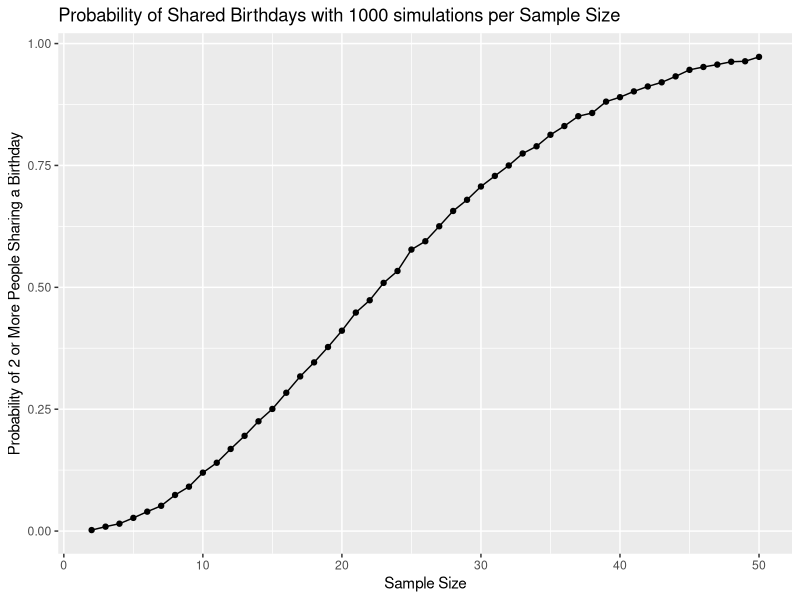

Recreate this plot in R. (Note: this script raises an error after producing the figure.)
## ---- chunk 1
library(tidyverse)
library(broom)
library(purrr)

## ---- chunk 2
set.seed(1)

birthdays_shared <- function(n) {
  birthdays <- sample(1:365, n, replace = TRUE)
  return(length(unique(birthdays)) < n)
}

group_sizes <- 2:50
probabilities <- numeric(length(group_sizes))

another_experiment <- function(n, number, birthdays_shared) {
  x = 0
  for(i in 1:number){
    birthdays_shared(n)
    
    if(birthdays_shared(n) == TRUE){
      x = x + 1
    }
    else{
      x = x
    }
  }
  x
}

for (i in 2:50) {
  number_of_successes <- another_experiment(i, 10000, birthdays_shared(i))
  probabilities[i-1] <- number_of_successes/10000
}

birthday_df <- data.frame(
  group_size = group_sizes,
  probability = probabilities
)

birthday_df |> ggplot(aes(x = group_size, y = probability)) +
  geom_point() + geom_line() +
  labs(x = "Sample Size",
       y = "Probability of 2 or More People Sharing a Birthday",
       title = "Probability of Shared Birthdays with 1000 simulations per Sample Size")

## ---- chunk 3
ncol(early_january_weather)
nrow(early_january_weather)
## ---- chunk 4
ggplot(data = early_january_weather, aes(x=time_hour, y=temp, color = humid)) + geom_point() 

ggsave("scatter_plot.pdf", height = 4, width = 4)
## ---- chunk 5

dataframe = tibble(
  normal_distribution = rnorm(10),
  logical_vector = (normal_distribution > 0),
  vec_char = c("My", "name", "is", "Richard", "and", "I", "like", "watching", "TV", "shows"),
  factor_vector = factor(vec_char, c("low", "medium", "high"))
)

## ---- chunk 6
  norm_mean = mean(dataframe$normal_distribution)
  logical_mean = mean(dataframe$logical_vector)
  
## ---- chunk 7
  vector_mean = mean(dataframe$vec_char)
  factor_mean = mean(dataframe$factor_vector)
